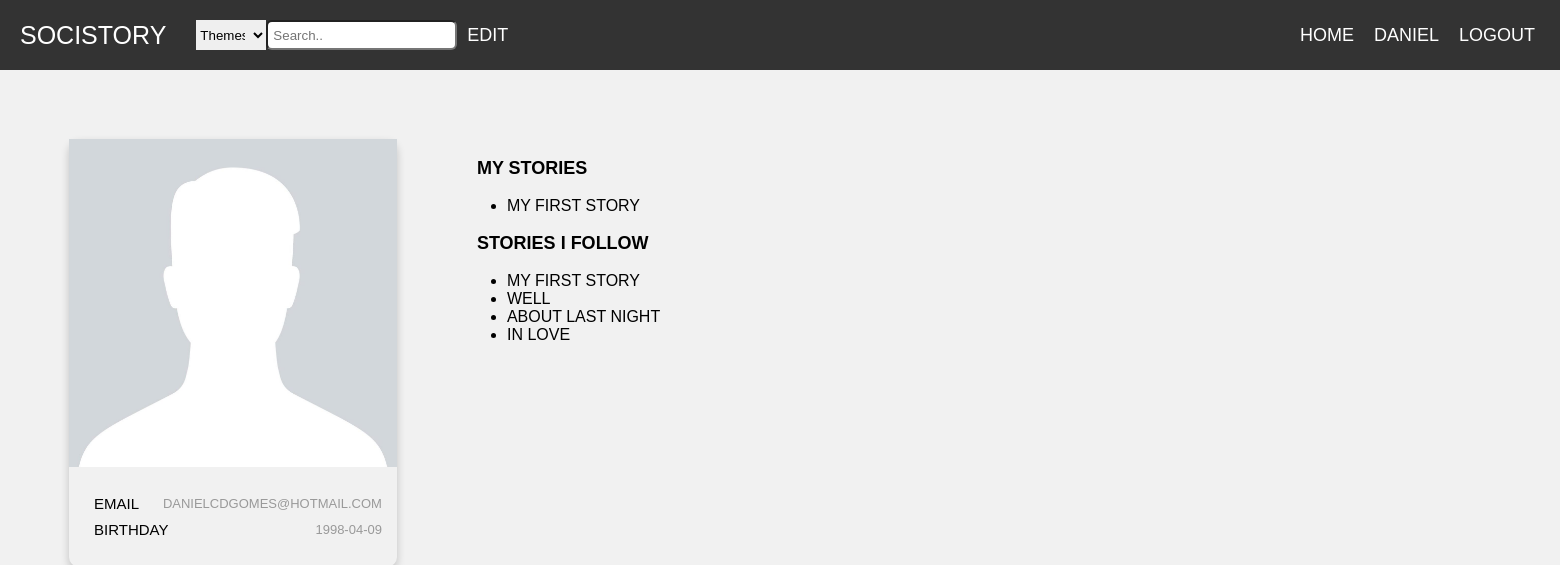
The app's page /pages/profilePage.php?username=Daniel (signed in) with its own data.
### tables this page shows
CREATE TABLE users(
  username VARCHAR PRIMARY KEY,
  email VARCHAR UNIQUE,
  password VARCHAR(254) NOT NULL,
  salt VARCHAR(32) NOT NULL,
  birthday DATE,
  img VARCHAR
);

CREATE TABLE stories(
  entity_id INTEGER PRIMARY KEY REFERENCES entities,
  username VARCHAR NOT NULL REFERENCES users,
  title TEXT NOT NULL, 
  body TEXT NOT NULL,
  hour DATETIME NOT NULL,
  UNIQUE(username, title, body)
);

### database/db_comments.php (called while the page is built, shortened)
<?php
    function getUsernameInfo($username){
    $db = Database::instance()->db();
    $stmt = $db->prepare('SELECT *, rowid FROM users where username = ?');
    $stmt->execute(array($username));
    return $stmt->fetch();
    }
  function myComments($username) {
    $db = Database::instance()->db();
    $stmt = $db->prepare("SELECT  DISTINCT stories.* from stories LEFT JOIN likes on likes.entity_id = stories.entity_id, comments where comments.username = ?");
    $stmt->execute(array($username));
    return $stmt->fetchAll();
  }
  function myStories($username) {
    $db = Database::instance()->db();
    $stmt = $db->prepare('SELECT title FROM stories WHERE username = ?');
    $stmt->execute(array($username));
    return $stmt->fetchAll();
  }
?>

### pages/profilePage.php (the view, shortened to what this page needs)
<?php
include_once('../templates/common.php');
include_once('../database/db_comments.php');
$profileInfo = getUsernameInfo($_GET['username']);
$mystories = myStories($_GET['username']);
$myCommentStories =  myComments($_GET['username']);
    ?>
 <link rel="stylesheet" href="../css/profilePage.css">
<div class="container">
    <div class="card">
            <img src="<?=$profileInfo['img']?>" alt="MyImg" style="width:100%">
        <div style="margin: 24px 0;">
            <ul class="single-category">
                <li class="row">
                    <h6 class="email">Email</h6>
                    <span> <?=$profileInfo['email']?></span> </li>
                <li class="row">
                    <h6 class="birthday">Birthday</h6>
                    <span> <?=$profileInfo['birthday'] ? $profileInfo['birthday'] :'No day inserted'?></span> </li>
            </ul>
            </div>
    </div>
    <section id="stories">
        <div class="container-story">
            <p class="profileinfo" id = myStories>
               <label for="myStories"> My Stories </label>
                <ul>
                    <?php
                    foreach($mystories as $story){
                        ?>
                        <li><?=$story['title']?> </li>
                    <?php }
                    unset($story) ?>
                </ul>
                    </p>
                    <p class="profileinfo" id ="myCommentedStories">
                    <label for="myCommentedStories"> Stories i follow </label>
                    <ul>
                    <?php
                    foreach($myCommentStories as $story){
                        ?>
                        <li><?=$story['title']?> </li>
                    <?php }
                    unset($story) ?>
                </ul>
                    </p>
                    </div>
                    </div>

### css/common.css (style rules this page uses)
* { box-sizing: border-box; }
body { margin: 0; font-family: Poppins, sans-serif; }

### css/mainPage.css (style rules this page uses)
body { font-family: Poppins-Regular, sans-serif; }
.row { display: -ms-flexbox; display: flex; -ms-flex-wrap: wrap; flex-wrap: wrap; }
body { margin: 0; padding: 0; font-family: Raleway; text-transform: uppercase; font-size: 11px; }

### css/profilePage.css (style rules this page uses)
html, body, .sidebar, .content-posts { height: 100%; }
body { font-size: 16px; font-family: Poppins, sans-serif; font-weight: normal; background-color: #f1f1f1; }
.container { width: 110%; padding-right:15px; padding-left:15px; }
p { margin-top: 0; display: block; margin-block-start: 1em; margin-block-end: 1em; margin-inline-start: 0px; margin-inline-end: 0px; }
.container { width: 100%; padding-right: 15px; padding-left: 15px; margin-right: auto; margin-left: auto; display: flex; margin-right: -15px; margin-left: -15px; }
section#stories { padding: 70; }
p#myStories { font-size: large; font-weight: 900; }
p#myCommentedStories { font-size: large; }
label { margin-bottom: 10px; margin-left: 10px; }
@media (min-width: 768px) { .container { max-width: 720px; } }
.card { box-shadow: 0 4px 8px 0 rgba(0, 0, 0, 0.2); margin: auto; text-align: center; font-family: arial; margin-top: 10%; margin-left: 10%; border-radius: 10px; width:60%; }
.row { display: -ms-flexbox; display: flex; justify-content: space-between; -ms-flex-wrap: wrap; flex-wrap: wrap; position: relative; right: 15; }
.card h6 { font-size: 15px; margin: 0px; padding-right: 0px; font-weight: normal; line-height: 26px; }
span { font-size: 13px; font-weight: normal; display: block; color: #999999; margin-top: 5px; }
ul.single-category { display: flex; flex-direction: column; }
.container-story { width: 1000%; }
.profileinfo label { font-weight: 900; }

### records on screen
users: img (picture), email "DANIELCDGOMES@HOTMAIL.COM", birthday "1998-04-09"
stories: title "MY FIRST STORY"
stories: title "WELL"
stories: title "ABOUT LAST NIGHT"
stories: title "IN LOVE"

### other values on screen
$username "DANIEL"
